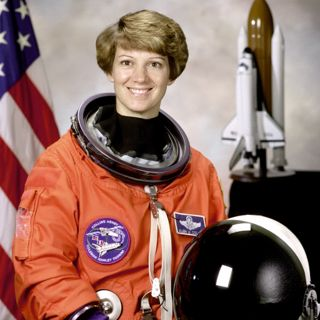
#> input picture processing/tests/data/face.jpg, 320 x 320 px
$ python -i safe_copy.py   (imports and definitions only)
#> lines starting #> are read from the running program, lines starting #| are printed output that depends on the picture
"""Copie protégée d'une image, avant tout envoi hors de l'application.

Une photo reçue montre souvent des personnes qui n'ont rien demandé, et garde dans ses
informations cachées l'appareil, la date et parfois le lieu exact (GPS). Avant de la confier à
une IA ou à un moteur de recherche inversée, on en fait une copie :

- redressée selon son orientation déclarée, puis réduite à 2 048 px au plus ;
- visages floutés (détecteurs de face et de profil d'OpenCV, sur l'image et sur son reflet) ;
- réencodée en JPEG sans aucune information cachée (EXIF, GPS, XMP, IPTC, profil, miniature) ;
- une seule image : la première d'un GIF ou d'un WebP animé.

Le détecteur rate des visages petits, flous, de trois quarts ou masqués : la copie réduit le
risque, elle ne l'annule pas. On le dit à l'écran.
"""

import io
import logging
from dataclasses import dataclass

import cv2
import numpy as np
from PIL import Image, ImageOps, UnidentifiedImageError

logger = logging.getLogger(__name__)

MAX_SIDE = 2048
# Au-delà, on refuse plutôt que de décoder (bombe de décompression).
MAX_PIXELS = 60_000_000
JPEG_QUALITY = 88
# Le flou déborde du cadre détecté : cheveux, oreilles, menton.
FACE_MARGIN = 0.25
# Ce qui reste d'un visage flouté : quelques pixels sur sa largeur.
FACE_CELLS = 6
# Taille minimale d'un visage cherché, en part du plus petit côté de l'image.
MIN_FACE_RATIO = 0.03

_FRONTAL = cv2.CascadeClassifier(cv2.data.haarcascades + "haarcascade_frontalface_default.xml")
_FRONTAL_ALT = cv2.CascadeClassifier(cv2.data.haarcascades + "haarcascade_frontalface_alt2.xml")
_PROFILE = cv2.CascadeClassifier(cv2.data.haarcascades + "haarcascade_profileface.xml")

Image.MAX_IMAGE_PIXELS = MAX_PIXELS


class UnreadableImageError(ValueError):
    """Le fichier n'est pas une image lisible, ou il est trop grand."""


@dataclass(frozen=True)
class SafeCopy:
    data: bytes
    width: int
    height: int
    faces_blurred: int
    # Vrai quand l'original portait des informations cachées, maintenant retirées.
    metadata_removed: bool
    # Vrai quand l'original avait plusieurs images (GIF, WebP animé) : seule la première est gardée.
    first_frame_only: bool


Box = tuple[int, int, int, int]


# [5 lines left out: function _had_metadata, not called in this run]


def _overlap(a: Box, b: Box) -> float:
    ax, ay, aw, ah = a
    bx, by, bw, bh = b
    width = min(ax + aw, bx + bw) - max(ax, bx)
    height = min(ay + ah, by + bh) - max(ay, by)
    if width <= 0 or height <= 0:
        return 0.0
    return (width * height) / min(aw * ah, bw * bh)


def _merge(boxes: list[Box]) -> list[Box]:
    """Un visage vu par deux détecteurs ne compte qu'une fois (on garde le plus grand cadre)."""
    kept: list[Box] = []
    for box in sorted(boxes, key=lambda item: item[2] * item[3], reverse=True):
        if all(_overlap(box, other) < 0.4 for other in kept):
            kept.append(box)
    return kept


def find_faces(gray: np.ndarray) -> list[Box]:
    height, width = gray.shape
    smallest = max(20, int(min(width, height) * MIN_FACE_RATIO))
    equalized = cv2.equalizeHist(gray)
    options = {"scaleFactor": 1.1, "minSize": (smallest, smallest)}
    boxes: list[Box] = []
    for detector, neighbors in ((_FRONTAL, 5), (_FRONTAL_ALT, 4), (_PROFILE, 5)):
        boxes += [
            tuple(int(v) for v in b)
            for b in detector.detectMultiScale(equalized, minNeighbors=neighbors, **options)
        ]
    # Le détecteur de profil ne voit qu'un côté : on cherche aussi sur l'image retournée.
    mirrored = cv2.flip(equalized, 1)
    for x, y, w, h in _PROFILE.detectMultiScale(mirrored, minNeighbors=5, **options):
        boxes.append((int(width - x - w), int(y), int(w), int(h)))
    return _merge(boxes)


# [52 lines left out: functions _blur, make_safe_copy, not called in this run]

>>> import cv2
>>> picture = cv2.imread('../../tests/data/face.jpg', cv2.IMREAD_GRAYSCALE)
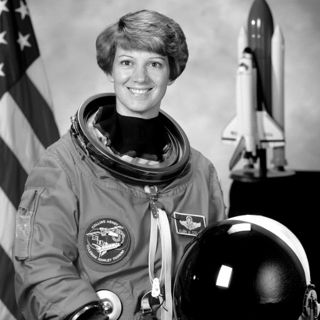
#> picture: shape (320, 320); min 0, max 255, mean 115.4
>>> result = find_faces(picture)
#> in find_faces, `equalized = cv2.equalizeHist(gray)`:
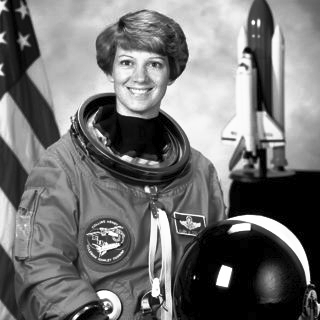
#> equalized: shape (320, 320); min 0, max 255, mean 115.1
#> the loop in find_faces, `for detector, neighbors in ((_FRONTAL, 5), (_FRONTAL_ALT, 4), (_PROFIL..` made 3 passes
#> boxes on passes 1 to 3: [(109, 40, 62, 62)], [(109, 40, 62, 62), (109, 40, 63, 63)], [(109, 40, 62, 62), (109, 40, 63, 63)]
#> in find_faces, `mirrored = cv2.flip(equalized, 1)`:
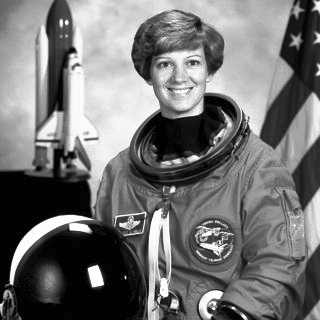
#> mirrored: shape (320, 320); min 0, max 255, mean 115.1
#> the loop in _merge, `for box in sorted(boxes, key=lambda item: item[2] * item[3], reverse=T..` made 2 passes
#> box on pass 1: (109, 40, 63, 63)
#> after the loop in _merge, `for box in sorted(boxes, key=lambda item: item[2] * item[3], reverse=T..`: kept = [(109, 40, 63, 63)]
#> result = [(109, 40, 63, 63)]
